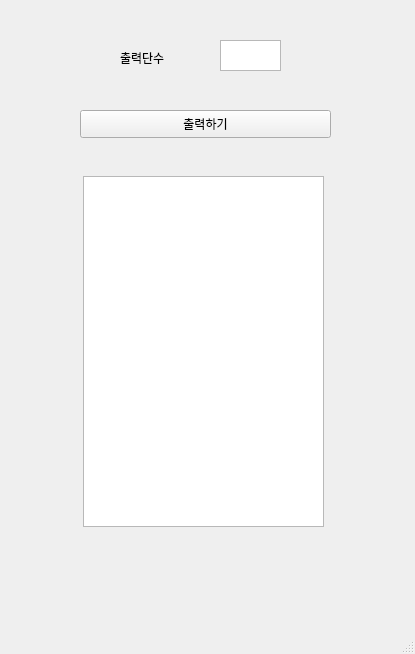
<?xml version="1.0" encoding="UTF-8"?>
<ui version="4.0">
 <class>MainWindow</class>
 <widget class="QMainWindow" name="MainWindow">
  <property name="geometry">
   <rect>
    <x>0</x>
    <y>0</y>
    <width>415</width>
    <height>654</height>
   </rect>
  </property>
  <property name="windowTitle">
   <string>MainWindow</string>
  </property>
  <widget class="QWidget" name="centralwidget">
   <widget class="QTextEdit" name="te">
    <property name="geometry">
     <rect>
      <x>220</x>
      <y>40</y>
      <width>61</width>
      <height>31</height>
     </rect>
    </property>
   </widget>
   <widget class="QLabel" name="lbl">
    <property name="geometry">
     <rect>
      <x>120</x>
      <y>50</y>
      <width>64</width>
      <height>15</height>
     </rect>
    </property>
    <property name="text">
     <string>출력단수</string>
    </property>
   </widget>
   <widget class="QPushButton" name="pb">
    <property name="geometry">
     <rect>
      <x>80</x>
      <y>110</y>
      <width>251</width>
      <height>28</height>
     </rect>
    </property>
    <property name="text">
     <string>출력하기</string>
    </property>
   </widget>
   <widget class="QPlainTextEdit" name="pte">
    <property name="geometry">
     <rect>
      <x>83</x>
      <y>176</y>
      <width>241</width>
      <height>351</height>
     </rect>
    </property>
   </widget>
  </widget>
  <widget class="QMenuBar" name="menubar">
   <property name="geometry">
    <rect>
     <x>0</x>
     <y>0</y>
     <width>415</width>
     <height>26</height>
    </rect>
   </property>
  </widget>
  <widget class="QStatusBar" name="statusbar"/>
 </widget>
 <resources/>
 <connections/>
</ui>
